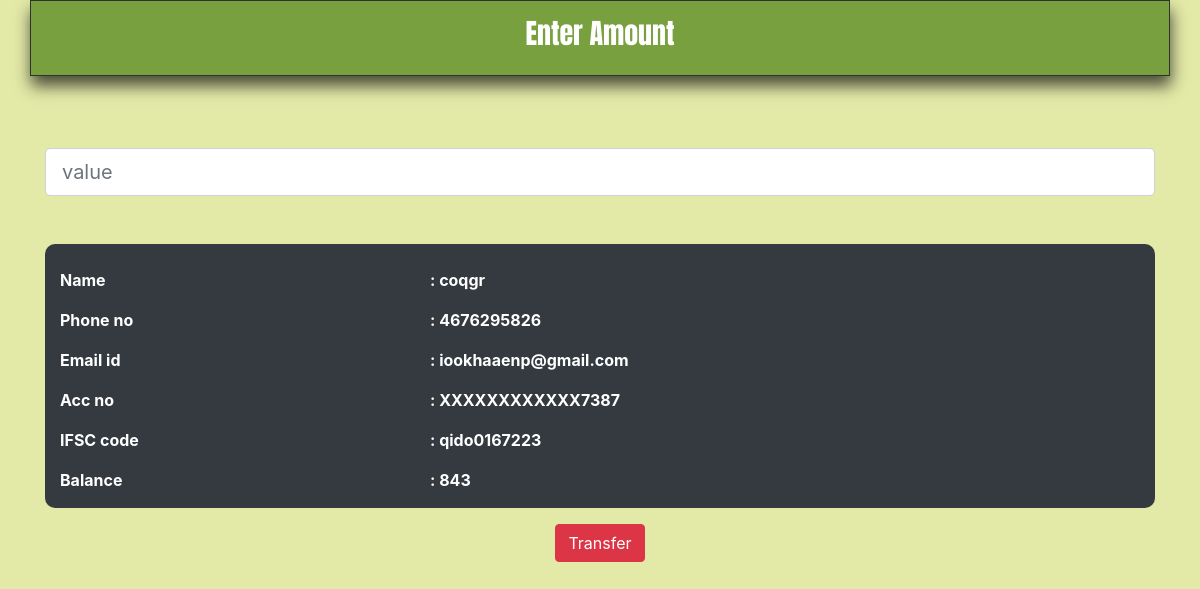
/customer/details/0, run on the app's committed database.
### tables this page shows
CREATE TABLE Customer(Name text not null,Mobile_number text(10) primary key, Email_id text not null,Account_no varchar(16) not null,IFSC varchar(12) not null,Balance number(10) not null);

### main.py (the view)
@app.route('/customer/details/<index>',methods=['GET'])
def details(index):
  conn=sqlite3.connect('/home/runner/SparksIntern/Database/Customer.db')
  ls=[]
  for i in conn.execute("select * from customer"):
        ls.append(i)
  global lis
  lis=ls
  i=ls[int(index)]
  global send_detail
  send_detail = i[1]
  global sender_name
  sender_name=i[0]
  return render_template('Amount.html',i=i,index=index)

### templates/Amount.html (shortened to what this page needs)
<!DOCTYPE html>
<html lang="en">
<head>
  <link rel="stylesheet" href="https://cdnjs.cloudflare.com/ajax/libs/font-awesome/4.7.0/css/font-awesome.min.css">
  <link rel="stylesheet" href="https://maxcdn.bootstrapcdn.com/bootstrap/4.0.0/css/bootstrap.min.css">
  <link rel="stylesheet" type="text/css" href="/static/Amount.css">
</head>
<body>
    <div class="container">
        <div class="row py-3 " style="background:rgb(121, 160, 62); box-shadow: 1px 10px 15px rgba(14, 14, 14, 0.719);border: 1px solid rgb(47, 51, 48);">
          <div class="col-12 text-center">
            <h3 class="text-white" style="font-family: 'Anton', sans-serif;">Enter Amount</h3>
          </div>
        </div>
    </div>
    <div class="container mt-4  py-5" >
        <form>
        <input class="form-control form-control-lg" type="text" placeholder="value" id="Amount" required>
        </form>
        <div class="container mt-5 mb-3 text-white bg-dark"style="border-radius:10px;" >
            <div class="row ">
              <div class="col-4">
              <br>
              <p><b>Name</b><p>
              <p><b>Phone no</b></p>
              <p><b>Email id</b></p>
              <p><b>Acc no</b></p>
              <p><b>IFSC code</b></p>
              <p><b>Balance</b></p>
              </div>
              <div class="col-8 pr-2">
              <br>
              <p><b>: {{i[0]}}</b><p>
              <p><b>: {{i[1]}}</b></p>
              <p><b>: {{i[2]}}</b></p>
              <p><b>: {{i[3]}}</b></p>
              <p><b>: {{i[4]}}</b></p>
              <p><b id="Balance">: {{i[5]}}</b></p>
              </div>
            </div>
        </div>
    <div class="container text-center">
    <button onclick="func()" type="submit" class="btn btn-danger">Transfer </button>
    </div>
</body>
</html>

### static/Amount.css (style rules this page uses)
body { background:rgb(227,234,167); background-attachment: fixed; background-repeat: no-repeat; }

### data on the page
Customer: Name "coqgr", Mobile_number "4676295826", Email "iookhaaenp@gmail.com", Account_no "XXXXXXXXXXXX7387", IFSC "qido0167223", Balance "843"
